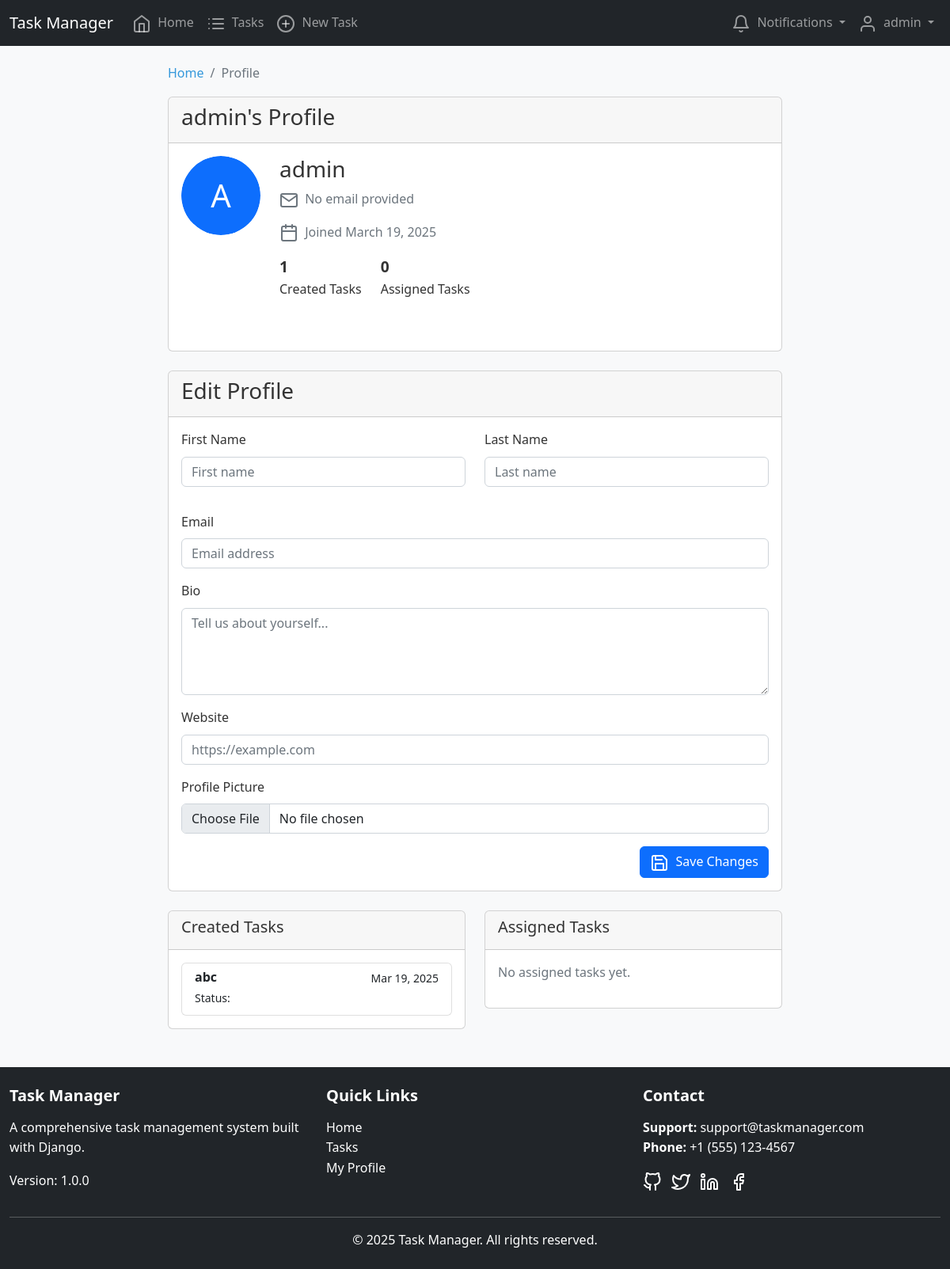
/profile/ (signed in), run on the app's committed database.
### core/models.py (models this page shows, shortened)
class UserProfile(models.Model):
    user = models.OneToOneField(User, on_delete=models.CASCADE, related_name='profile')
    bio = models.TextField(blank=True, null=True)
    profile_picture = models.ImageField(upload_to='profile_pics/', blank=True, null=True)
    date_joined = models.DateTimeField(auto_now_add=True)
    website = models.URLField(blank=True, null=True)

class Task(models.Model):
    PRIORITY_CHOICES = [
        ('low', 'Low'),
        ('medium', 'Medium'),
        ('high', 'High'),
    ]
    STATUS_CHOICES = [
        ('pending', 'Pending'),
        ('in_progress', 'In Progress'),
        ('completed', 'Completed'),
        ('cancelled', 'Cancelled'),
    ]
    title = models.CharField(max_length=200)
    description = models.TextField(blank=True, null=True)
    created_at = models.DateTimeField(auto_now_add=True)
    updated_at = models.DateTimeField(auto_now=True)
    due_date = models.DateTimeField(null=True, blank=True)
    priority = models.CharField(max_length=20, choices=PRIORITY_CHOICES, default='medium')
    status = models.CharField(max_length=20, choices=STATUS_CHOICES, default='pending')
    created_by = models.ForeignKey(User, on_delete=models.CASCADE, related_name='created_tasks')
    assigned_to = models.ForeignKey(User, on_delete=models.SET_NULL, null=True, blank=True, related_name='assigned_tasks')
    category = models.ForeignKey(TaskCategory, on_delete=models.SET_NULL, null=True, blank=True, related_name='tasks')
    tracker = FieldTracker()
    class Meta:
        ordering = ['-created_at']

### core/views.py (the view)
# urls.py: path('profile/', views.profile_view, name='profile'),
@login_required
def profile_view(request, username=None):
    if username:
        user = get_object_or_404(User, username=username)
    else:
        user = request.user
    try:
        profile = user.profile
    except UserProfile.DoesNotExist:
        profile = UserProfile.objects.create(user=user)
    if request.method == 'POST' and user == request.user:
        form = UserProfileForm(request.POST, request.FILES, instance=profile)
        if form.is_valid():
            form.save()
            messages.success(request, "Profile updated successfully.")
            return redirect('profile')
    else:
        form = UserProfileForm(instance=profile)
    created_tasks = Task.objects.filter(created_by=user).order_by('-created_at')[:5]
    assigned_tasks = Task.objects.filter(assigned_to=user).order_by('-created_at')[:5]
    context = {
        'profile': profile,
        'profile_user': user,
        'form': form,
        'created_tasks': created_tasks,
        'assigned_tasks': assigned_tasks,
        'is_own_profile': user == request.user
    }
    return render(request, 'core/profile.html', context)

### core/templatetags/core_extras.py (called while the page is built)
@register.filter
def unread_count(notifications):
    return notifications.filter(is_read=False).count()

@register.filter
def replace(value, arg):
    if len(arg.split(',')) != 2:
        return value
    old, new = arg.split(',')
    return value.replace(old, new)

### proj_template/context_processors.py (called while the page is built)
def global_settings(request):
    return {
        'SITE_NAME': settings.SITE_NAME,
        'SITE_VERSION': settings.SITE_VERSION,
        'DEBUG': settings.DEBUG,
    }

### templates/core/profile.html (shortened to what this page needs)
{% extends 'base.html' %}
{% load core_extras %}
{% block content %}
<div class="row">
    <div class="col-md-8 offset-md-2">
        <nav aria-label="breadcrumb">
            <ol class="breadcrumb">
                <li class="breadcrumb-item"><a href="{% url 'home' %}">Home</a></li>
                <li class="breadcrumb-item active" aria-current="page">Profile</li>
            </ol>
        </nav>
        <div class="card mb-4">
            <div class="card-header">
                <h1 class="card-title h3">{{ profile_user.username }}'s Profile</h1>
            </div>
            <div class="card-body">
                <div class="profile-header">
                    <div class="profile-avatar">
                        {% if profile.profile_picture %}
                            <img src="{{ profile.profile_picture.url }}" alt="{{ profile_user.username }}'s avatar">
                        {% else %}
                            <div class="text-center d-flex align-items-center justify-content-center bg-primary text-white rounded-circle" style="width: 100%; height: 100%;">
                                <span style="font-size: 2.5rem;">{{ profile_user.username.0|upper }}</span>
                            </div>
                        {% endif %}
                    </div>
                    <div class="profile-info">
                        <h2 class="h3">{{ profile_user.get_full_name|default:profile_user.username }}</h2>
                        <p class="text-muted">
                            <i data-feather="mail" class="me-1"></i> {{ profile_user.email|default:"No email provided" }}
                        </p>
                        <p class="text-muted">
                            <i data-feather="calendar" class="me-1"></i> Joined {{ profile.date_joined|date:"F j, Y" }}
                        </p>
                        <div class="profile-stats">
                            <div class="profile-stat">
                                <span>{{ created_tasks.count }}</span>
                                <p>Created Tasks</p>
                            </div>
                            <div class="profile-stat">
                                <span>{{ assigned_tasks.count }}</span>
                                <p>Assigned Tasks</p>
                            </div>
                        </div>
                    </div>
                </div>
            </div>
        </div>
        {% if is_own_profile %}
            <div class="card mb-4">
                <div class="card-header">
                    <h2 class="card-title h3">Edit Profile</h2>
                </div>
                <div class="card-body">
                    <form method="post" enctype="multipart/form-data">
                        <div class="row mb-3">
                            <div class="col-md-6">
                                <div class="mb-3">
                                    <label for="{{ form.first_name.id_for_label }}" class="form-label">First Name</label>
                                    {{ form.first_name }}
                                </div>
                            </div>
                            <div class="col-md-6">
                                <div class="mb-3">
                                    <label for="{{ form.last_name.id_for_label }}" class="form-label">Last Name</label>
                                    {{ form.last_name }}
                                </div>
                            </div>
                        </div>
                        <div class="mb-3">
                            <label for="{{ form.email.id_for_label }}" class="form-label">Email</label>
                            {{ form.email }}
                        </div>
                        <div class="mb-3">
                            <label for="{{ form.bio.id_for_label }}" class="form-label">Bio</label>
                            {{ form.bio }}
                        </div>
                        <div class="mb-3">
                            <label for="{{ form.website.id_for_label }}" class="form-label">Website</label>
                            {{ form.website }}
                        </div>
                        <div class="mb-3">
                            <label for="{{ form.profile_picture.id_for_label }}" class="form-label">Profile Picture</label>
                            {{ form.profile_picture }}
                        </div>
                        <div class="d-grid gap-2 d-md-flex justify-content-md-end">
                            <button type="submit" class="btn btn-primary">
                                <i data-feather="save" class="me-1"></i> Save Changes
                            </button>
                        </div>
                    </form>
                </div>
            </div>
        {% endif %}
        <div class="row">
            <div class="col-md-6">
                <div class="card">
                    <div class="card-header">
                        <h2 class="card-title h5">Created Tasks</h2>
                    </div>
                    <div class="card-body">
                        {% if created_tasks %}
                            <div class="list-group">
                                {% for task in created_tasks %}
                                    <a href="{% url 'task-detail' task.id %}" class="list-group-item list-group-item-action">
                                        <div class="d-flex w-100 justify-content-between">
                                            <h6 class="mb-1">{{ task.title }}</h6>
                                            <small>{{ task.created_at|date:"M d, Y" }}</small>
                                        </div>
                                        <small>Status: <span class="badge bg-{{ task.status }}">{{ task.status|title|replace:"_," }}</span></small>
                                    </a>
                                {% endfor %}
                            </div>
                        {% else %}
                            <p class="text-muted">No created tasks yet.</p>
                        {% endif %}
                    </div>
                </div>
            </div>
            <div class="col-md-6">
                <div class="card">
                    <div class="card-header">
                        <h2 class="card-title h5">Assigned Tasks</h2>
                    </div>
                    <div class="card-body">
                        {% if assigned_tasks %}
                            <div class="list-group">
                                {% for task in assigned_tasks %}
                                    <a href="{% url 'task-detail' task.id %}" class="list-group-item list-group-item-action">
                                        <div class="d-flex w-100 justify-content-between">
                                            <h6 class="mb-1">{{ task.title }}</h6>
                                            <small>{{ task.created_at|date:"M d, Y" }}</small>
                                        </div>
                                        <small>Status: <span class="badge bg-{{ task.status }}">{{ task.status|title|replace:"_," }}</span></small>
                                    </a>
                                {% endfor %}
                            </div>
                        {% else %}
                            <p class="text-muted">No assigned tasks yet.</p>
                        {% endif %}
                    </div>
                </div>
            </div>
        </div>
    </div>
</div>
{% endblock %}

### templates/navbar.html (shortened to what this page needs)
<nav class="navbar navbar-expand-lg navbar-dark bg-dark fixed-top">
    <div class="container">
        <a class="navbar-brand" href="{% url 'home' %}">
            {{ SITE_NAME }}
        </a>
        <div class="collapse navbar-collapse" id="navbarNav">
            <ul class="navbar-nav me-auto">
                <li class="nav-item">
                    <a class="nav-link {% if request.path == '/' %}active{% endif %}" href="{% url 'home' %}">
                        <i data-feather="home" class="me-1"></i> Home
                    </a>
                </li>
                {% if user.is_authenticated %}
                <li class="nav-item">
                    <a class="nav-link {% if '/tasks/' in request.path %}active{% endif %}" href="{% url 'task-list' %}">
                        <i data-feather="list" class="me-1"></i> Tasks
                    </a>
                </li>
                <li class="nav-item">
                    <a class="nav-link {% if '/task/create/' in request.path %}active{% endif %}" href="{% url 'task-create' %}">
                        <i data-feather="plus-circle" class="me-1"></i> New Task
                    </a>
                </li>
                {% endif %}
            </ul>
            <ul class="navbar-nav">
                {% if user.is_authenticated %}
                    <li class="nav-item dropdown">
                        <a class="nav-link dropdown-toggle position-relative" href="#" id="notificationsDropdown" role="button" data-bs-toggle="dropdown" aria-expanded="false">
                            <i data-feather="bell" class="me-1"></i> Notifications
                            {% load core_extras %}
                        </a>
                    </li>
                    <li class="nav-item dropdown">
                        <a class="nav-link dropdown-toggle" href="#" id="userDropdown" role="button" data-bs-toggle="dropdown" aria-expanded="false">
                            <i data-feather="user" class="me-1"></i> {{ user.username }}
                        </a>
                    </li>
                {% endif %}
            </ul>
        </div>
    </div>
</nav>

### static/css/main.css (style rules this page uses)
:root { --primary-color: #3498db; --secondary-color: #2ecc71; --danger-color: #e74c3c; --warning-color: #f39c12; --info-color: #1abc9c; --dark-color: #34495e; --light-color: #ecf0f1; --gray-color: #95a5a6; }
body { font-family: 'Segoe UI', Tahoma, Geneva, Verdana, sans-serif; line-height: 1.6; color: #333; background-color: #f8f9fa; padding-top: 56px; }
.container { max-width: 1200px; margin: 0 auto; }
h1, h2, h3, h4, h5, h6 { margin-bottom: 1rem; font-weight: 600; line-height: 1.2; }
a { color: var(--primary-color); text-decoration: none; }
.profile-header { display: flex; margin-bottom: 2rem; }
.profile-avatar { width: 100px; height: 100px; border-radius: 50%; overflow: hidden; margin-right: 1.5rem; }
.profile-info h2 { margin-bottom: 0.5rem; }
.profile-stats { margin-top: 1rem; display: flex; }
.profile-stat { margin-right: 1.5rem; }
.profile-stat span { font-weight: 600; font-size: 1.2rem; }

### data on the page
UserProfile: date_joined "March 19, 2025"
Task: title "abc", created_at "Mar 19, 2025"

### other printed values
{{ SITE_NAME }} "Task Manager"
{{ user.username }} "admin"
{{ profile_user.username }} "admin"
{{ profile_user.username.0|upper }} "A"
{{ profile_user.get_full_name|default:profile_user.username }} "admin"
{{ profile_user.email|default:"No email provided" }} "No email provided"
{{ created_tasks.count }} "1"
{{ assigned_tasks.count }} "0"
{{ SITE_VERSION }} "1.0.0"
